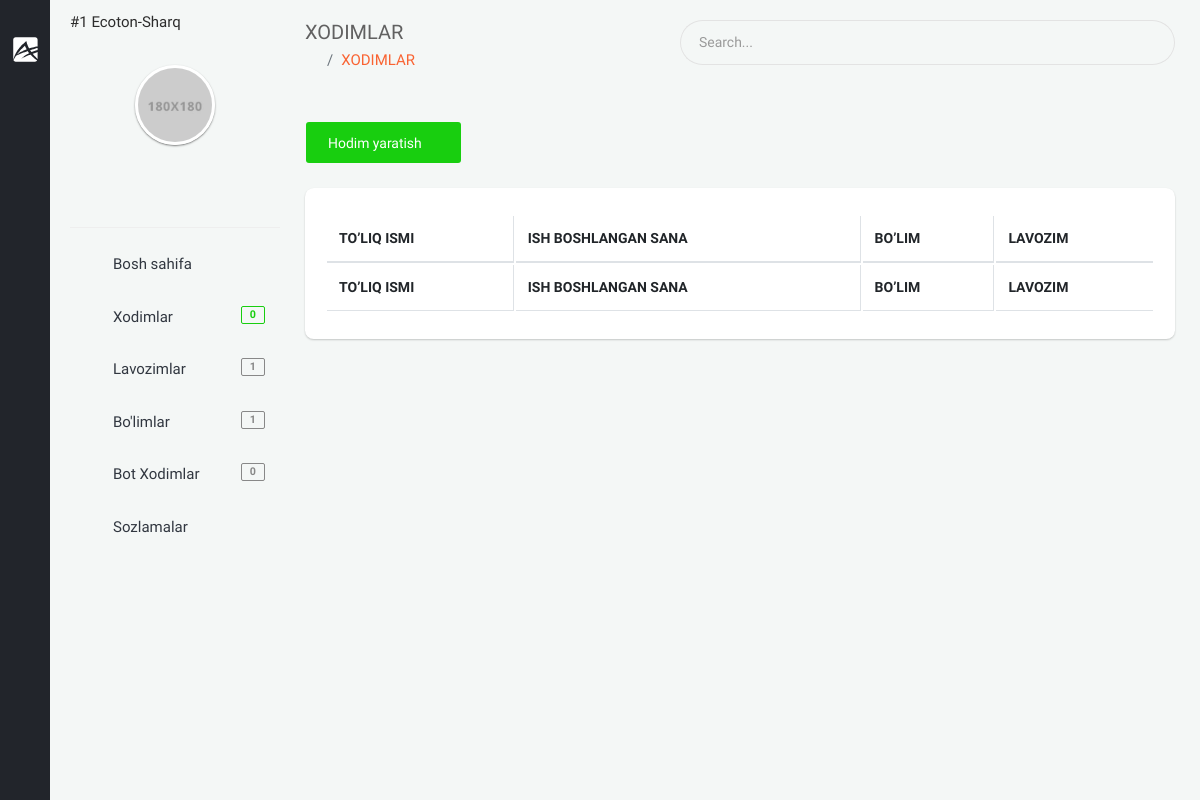
Page /backoffice/xodimlar (signed in) on the earlier database version.
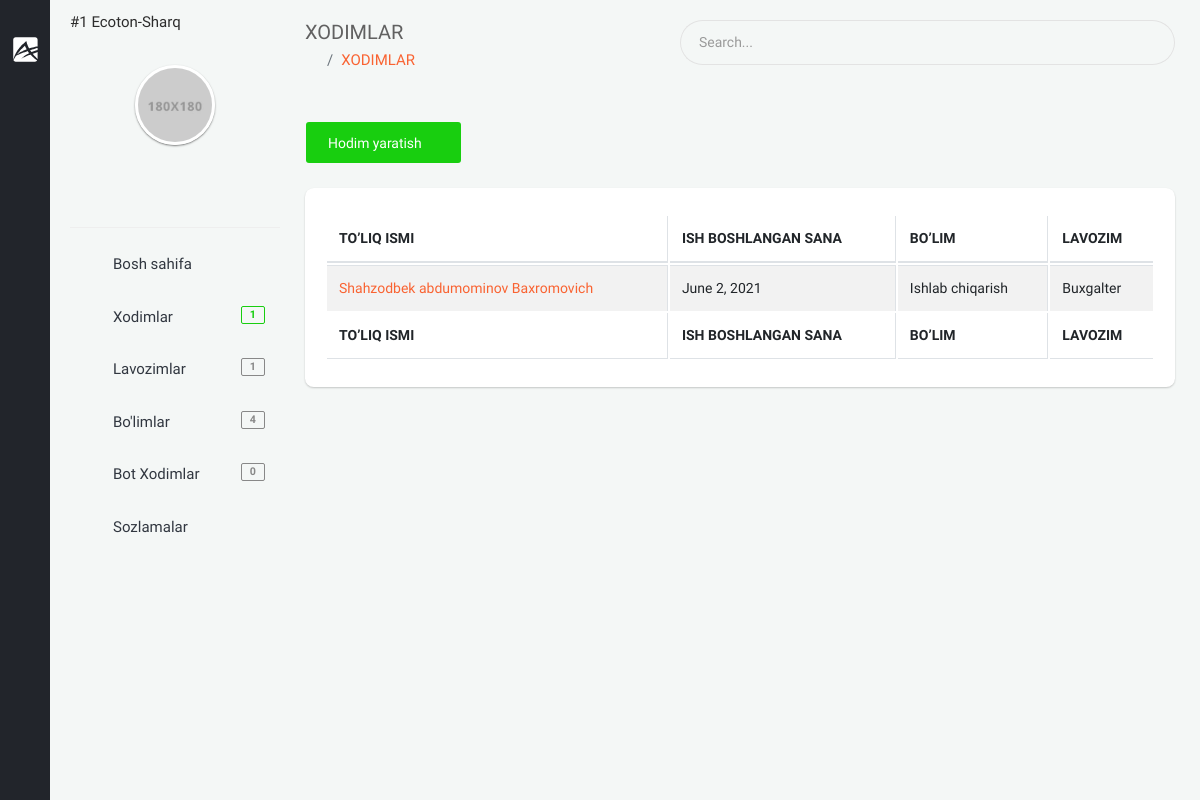
Same page on the later database version.
### app/models.py (models this page shows, shortened)
class Staff(models.Model):
    GENDER = (
        ('male', 'Erkak'),
        ('female', 'Ayol')
    )
    company = models.ForeignKey(Company, on_delete=models.CASCADE, verbose_name="Kompaniya")
    first_name = models.CharField(null=True, blank=True, max_length=255, verbose_name="Ism")
    second_name = models.CharField(null=True, blank=True, max_length=255, verbose_name="Familiya")
    last_name = models.CharField(null=True, blank=True, max_length=255, verbose_name="Otasining ismi")
    birth_date = models.DateField(null=True, blank=True, verbose_name="Tug'ilgan sana")
    gender = models.CharField(choices=GENDER, max_length=10, verbose_name="Jinsi")
    tabel_number = models.PositiveIntegerField(null=True, blank=True, verbose_name="Tabel raqami")
    start_work_at = models.DateField(null=True, blank=True, verbose_name="Ish boshlagan sana")
    account_number = models.BigIntegerField(null=True, blank=True, verbose_name="Xisob raqami")
    email = models.EmailField(unique=True, verbose_name="Elektron manzil")
    mobile_phone = models.CharField(null=True, blank=True, max_length=15, verbose_name="Mobil telefon")
    home_phone = models.CharField(null=True, blank=True, max_length=15, verbose_name="Uy telefoni")
    work_phone = models.CharField(null=True, blank=True, max_length=15, verbose_name="Ish telefoni")
    address = models.CharField(null=True, blank=True, max_length=255, verbose_name="Uy manzili")
    image = models.ImageField(upload_to='company/staff/image/', null=True, blank=True, verbose_name="Xodimning rasmi")
    qr_code = models.ImageField(upload_to='company/staff/qr_code/', null=True, blank=True, verbose_name="Xodimning qr code")
    department = models.ForeignKey(Department, on_delete=models.CASCADE, verbose_name="Bo'lim")
    position = models.ForeignKey(Position, on_delete=models.CASCADE, verbose_name="Lavozim")
    note = models.CharField(max_length=255, null=True, blank=True, verbose_name="Eslatma")
    work_plan = models.ForeignKey(WorkPlan, on_delete=models.CASCADE, null=True, blank=True, verbose_name="Ish jadvali")
    created_at = models.DateTimeField(auto_now_add=True)
    class Meta:
        ordering = ['-created_at']
        verbose_name_plural = "Xodimlar"

class Department(models.Model):
    name = models.CharField(max_length=255, verbose_name="Bo'lim nomi")
    company = models.ForeignKey(Company, on_delete=models.CASCADE, verbose_name='Kompaniya')
    created_at = models.DateTimeField(auto_now_add=True)
    def __str__(self):
        return self.name
    class Meta:
        ordering = ['-created_at']
        verbose_name_plural = "Bo'limlar"

class Position(models.Model):
    name = models.CharField(max_length=255, verbose_name="Lavozim nomi")
    company = models.ForeignKey(Company, on_delete=models.CASCADE, verbose_name='Kompaniya')
    created_at = models.DateTimeField(auto_now_add=True)
    def __str__(self):
        return self.name
    class Meta:
        ordering = ['-created_at']
        verbose_name_plural = "Lavozim"

### backoffice/views.py (the view)
# urls.py: path('xodimlar', views.StaffListTemplate.as_view(), name="staff"),
class StaffListTemplate(LoginRequiredMixin, generic.ListView):
    template_name = 'backoffice/pages/staff/list.html'
    model = models.Staff
    def get_context_data(self, *, object_list=None, **kwargs):
        staff = super(StaffListTemplate, self).get_context_data(**kwargs)
        company = self.request.user.company
        staff['staffs'] = models.Staff.objects.filter(company=company).order_by('-created_at')
        return staff

### app/models.py (called while the page is built)
    def __str__(self):
        return f'#{self.id}  {self.name}'

### backoffice/context_processors.py (called while the page is built)
def staff_amount(request):
    amount_staff = None
    if request.user.is_anonymous == False:
        company = request.user.company
        staff = models.Staff.objects.filter(company=company)
        amount_staff = staff.count()
    return {"amount_staff": amount_staff}

def position_amount(request):
    position_amounts = None
    if request.user.is_anonymous == False:
        company = request.user.company
        position = models.Position.objects.filter(company=company)
        position_amounts = position.count()
    return {
        'position_amounts': position_amounts
    }

def department_amount(request):
    department_amounts = None
    if request.user.is_anonymous == False:
        company = request.user.company
        department = models.Department.objects.filter(company=company)
        department_amounts = department.count()
    return {
        'department_amounts': department_amounts
    }

### templates/backoffice/pages/staff/list.html (shortened to what this page needs)
{% extends 'backoffice/base.html' %}
{% block content %}
    <section class="content">
    <div class="container-fluid">
        <div class="block-header">
            <div class="row clearfix">
                <div class="col-lg-5 col-md-5 col-sm-12">
                    <h2>XODIMLAR</h2>
                    <ul class="breadcrumb padding-0">
                        <li class="breadcrumb-item"><a href="{% url 'backoffice-main' %}"><i class="zmdi zmdi-home"></i></a></li>
                        <li class="breadcrumb-item"><a href="javascript:void(0);">XODIMLAR</a></li>
                    </ul>
                </div>
                <div class="col-lg-7 col-md-7 col-sm-12">
                    <div class="input-group m-b-0">
                        <input type="text" class="form-control" placeholder="Search...">
                        <span class="input-group-addon">
                            <i class="zmdi zmdi-search"></i>
                        </span>
                    </div>
                </div>
            </div>
        </div>
        <div class="row clearfix">
            <div class="col-lg-12">
                <div class="card">
                    <div class="header">
                        <a href="{% url 'staff_create' %}" class="btn btn-success">Hodim yaratish <i class="zmdi zmdi-plus"></i></a>
                    </div>
                    <div class="body">
                        <div class="table-responsive">
                            <table class="table table-bordered table-striped table-hover js-basic-example dataTable">
                                <thead>
                                    <tr>
                                        <th>TO’LIQ ISMI</th>
                                        <th>ISH BOSHLANGAN SANA</th>
                                        <th>BO’LIM</th>
                                        <th>LAVOZIM</th>
                                    </tr>
                                </thead>
                                <tfoot>
                                    <tr>
                                        <th>TO’LIQ ISMI</th>
                                        <th>ISH BOSHLANGAN SANA</th>
                                        <th>BO’LIM</th>
                                        <th>LAVOZIM</th>
                                    </tr>
                                </tfoot>
                                <tbody>
                                    {% for staff in staffs %}
                                        <tr>
                                            <td><a href="{% url 'staff-detail' staff.pk %}">{{ staff.first_name }} {{ staff.second_name }} {{ staff.last_name }}</a></td>
                                            <td>{{ staff.birth_date }}</td>
                                            <td>{{ staff.department }}</td>
                                            <td>{{ staff.position}}</td>
                                        </tr>
                                    {% endfor %}
                                </tbody>
                            </table>
                        </div>
                    </div>
                </div>
            </div>
        </div>
    </div>
</section>
{% endblock %}

### templates/backoffice/parts/minileftbar.html (shortened to what this page needs)
{% load static %}
<aside id="minileftbar" class="minileftbar">
    <ul class="menu_list">
        <li>
            <a href="javascript:void(0);" class="bars" style="display: inline;"></a>
            <a class="navbar-brand" href="{% url 'backoffice-main' %}"><img src="{% static 'backoffice/assets/images/logo.svg' %}" alt="Alpino"></a>
        </li>
        <li><a href="javascript:void(0);" class="menu-sm"><i class="zmdi zmdi-swap"></i></a></li>
        <li><a href="" title="Events"><i class="zmdi zmdi-calendar"></i></a></li>
        <li><a href="" title="Contact List"><i class="zmdi zmdi-account-box-phone"></i></a></li>
        <li><a href="javascript:void(0);" class="fullscreen" data-provide="fullscreen"><i
                class="zmdi zmdi-fullscreen"></i></a></li>
        <li class="power">
            <a href="{% url 'logout' %}" class="mega-menu"><i class="zmdi zmdi-power"></i></a>
        </li>
    </ul>
</aside>
<aside class="right_menu">
    <div id="leftsidebar" class="sidebar">
        <div class="menu">
            <ul class="list">
                <li>
                    <p>{{ request.user.company }}</p>
                </li>
                <li>
                    <div class="user-info m-b-20">
                        <div class="image">
                            <a href="" class=" waves-effect waves-block"><img src="{% static 'backoffice/assets/images/profile_av.jpg' %}" alt="User"></a>
                        </div>
                        <div class="detail">
                            <a href="javascript:void(0);" title="" class=" waves-effect waves-block"><i class="zmdi zmdi-facebook-box"></i></a>
                            <a href="javascript:void(0);" title="" class=" waves-effect waves-block"><i class="zmdi zmdi-linkedin-box"></i></a>
                            <a href="javascript:void(0);" title="" class=" waves-effect waves-block"><i class="zmdi zmdi-instagram"></i></a>
                            <a href="javascript:void(0);" title="" class=" waves-effect waves-block"><i class="zmdi zmdi-twitter-box"></i></a>
                        </div>
                    </div>
                </li>
                <li><a href="{% url 'backoffice-main' %}" class="toggled waves-effect waves-block"><i class="zmdi zmdi-home"></i><span>Bosh sahifa</span></a></li>
                <li><a href="{% url 'staff' %}" class="menu-toggle waves-effect waves-block"><i class="zmdi zmdi zmdi-accounts-add"></i><span>Xodimlar</span><span class="badge badge-success float-right">{{ amount_staff }}</span></a>
                </li>
                <li><a href="{% url 'position' %}" class="menu-toggle waves-effect waves-block"><i class="zmdi zmdi-ticket-star"></i><span>Lavozimlar</span><span class="badge badge-default float-right">{{ position_amounts }}</span></a>
                </li>
                <li>
                    <a href="{% url 'department' %}" class="menu-toggle waves-effect waves-block"><i class="zmdi zmdi-window-maximize"></i><span>Bo'limlar</span> <span class="badge badge-default float-right">{{ department_amounts }}</span></a>
                </li>
                <li>
                    <a href="{% url 'new_telegram_staff' %}" class="menu-toggle waves-effect waves-block"><i class="zmdi zmdi-account-box-o "></i><span>Bot Xodimlar</span> <span class="badge badge-default float-right">{{ bot_user_list_counter }}</span></a>
                </li>
                <li>
                    <a href="{% url 'settings' %}" class="menu-toggle waves-effect waves-block"><i class="zmdi zmdi-settings zmdi-hc-spin"></i><span>Sozlamalar</span></a>
                </li>
            </ul>
        </div>
    </div>
</aside>

Differences in the rows shown:
added Staff: first_name "Shahzodbek", second_name "abdumominov", last_name "Baxromovich", birth_date "June 2, 2021", department "Ishlab chiqarish", position "Buxgalter"
Other differences:
{{ amount_staff }}: "0" → "1"
{{ department_amounts }}: "1" → "4"
